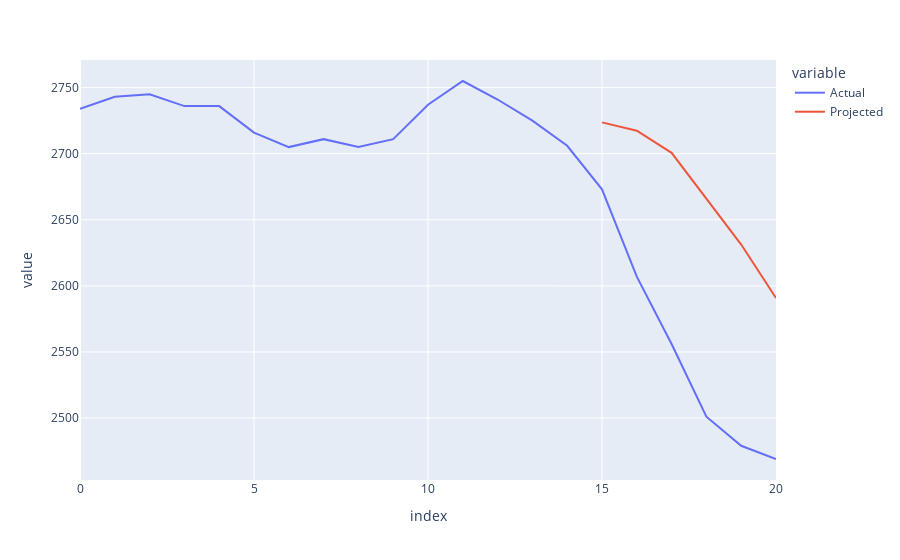

Source (notebook cell):
### Code cell
px.line(melted, x = 'index', y = 'value', color='variable')

### Figure 1 — Plotly figure (JSON) as saved in the notebook; plotly's stock layout.template omitted (floating-point values rounded to 4 significant figures)
{"data": [{"hovertemplate": "variable=Actual<br>index=%{x}<br>value=%{y}<extra></extra>", "legendgroup": "Actual", "line": {"color": "#636efa", "dash": "solid"}, "mode": "lines", "name": "Actual", "orientation": "h", "showlegend": true, "type": "scatter", "x": [0, 1, 2, 3, 4, 5, 6, 7, 8, 9, 10, 11, 12, 13, 14, 15, 16, 17, 18, 19, 20], "xaxis": "x", "y": [2734, 2743, 2745, 2736, 2736, 2716, 2705, 2711, 2705, 2711, 2737, 2755, 2741, 2725, 2706, 2673, 2607, 2556, 2501, 2479, 2469], "yaxis": "y"}, {"hovertemplate": "variable=Projected<br>index=%{x}<br>value=%{y}<extra></extra>", "legendgroup": "Projected", "line": {"color": "#EF553B", "dash": "solid"}, "mode": "lines", "name": "Projected", "orientation": "h", "showlegend": true, "type": "scatter", "x": [0, 1, 2, 3, 4, 5, 6, 7, 8, 9, 10, 11, 12, 13, 14, 15, 16, 17, 18, 19, 20], "xaxis": "x", "y": [null, null, null, null, null, null, null, null, null, null, null, null, null, null, null, 2724.0, 2717.0, 2701.0, 2666.0, 2631.0, 2591.0], "yaxis": "y"}], "layout": {"legend": {"title": {"text": "variable"}, "tracegroupgap": 0}, "margin": {"t": 60}, "xaxis": {"anchor": "y", "domain": [0, 1], "title": {"text": "index"}}, "yaxis": {"anchor": "x", "domain": [0, 1], "title": {"text": "value"}}}}
